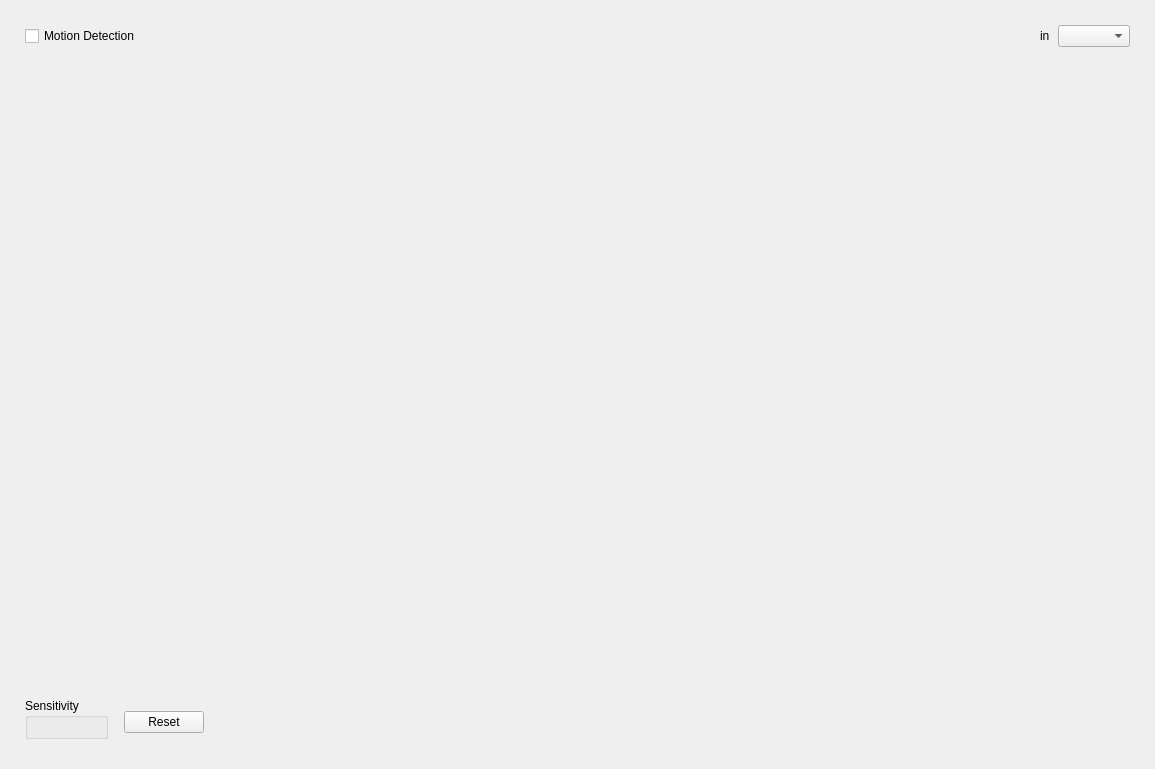
<?xml version="1.0" encoding="UTF-8"?>
<ui version="4.0">
 <class>CameraMotionSettingsWidget</class>
 <widget class="QWidget" name="CameraMotionSettingsWidget">
  <property name="geometry">
   <rect>
    <x>0</x>
    <y>0</y>
    <width>1155</width>
    <height>769</height>
   </rect>
  </property>
  <property name="sizePolicy">
   <sizepolicy hsizetype="Maximum" vsizetype="Maximum">
    <horstretch>0</horstretch>
    <verstretch>0</verstretch>
   </sizepolicy>
  </property>
  <layout class="QVBoxLayout" name="verticalLayout_2">
   <property name="spacing">
    <number>1</number>
   </property>
   <property name="leftMargin">
    <number>0</number>
   </property>
   <property name="topMargin">
    <number>0</number>
   </property>
   <property name="rightMargin">
    <number>0</number>
   </property>
   <property name="bottomMargin">
    <number>0</number>
   </property>
   <item>
    <widget class="QWidget" name="mainWidget" native="true">
     <layout class="QVBoxLayout" name="containerWidget">
      <property name="leftMargin">
       <number>16</number>
      </property>
      <property name="topMargin">
       <number>16</number>
      </property>
      <property name="rightMargin">
       <number>16</number>
      </property>
      <property name="bottomMargin">
       <number>16</number>
      </property>
      <item>
       <widget class="QWidget" name="motionControlsWidget" native="true">
        <layout class="QVBoxLayout" name="verticalLayout">
         <property name="spacing">
          <number>16</number>
         </property>
         <item>
          <layout class="QHBoxLayout" name="horizontalLayout_3">
           <item>
            <widget class="QCheckBox" name="motionDetectionCheckBox">
             <property name="text">
              <string>Motion Detection</string>
             </property>
            </widget>
           </item>
           <item>
            <spacer name="horizontalSpacer_2">
             <property name="orientation">
              <enum>Qt::Horizontal</enum>
             </property>
             <property name="sizeHint" stdset="0">
              <size>
               <width>40</width>
               <height>20</height>
              </size>
             </property>
            </spacer>
           </item>
           <item>
            <widget class="QWidget" name="motionStreamWidget" native="true">
             <layout class="QHBoxLayout" name="horizontalLayout_5">
              <property name="spacing">
               <number>8</number>
              </property>
              <property name="leftMargin">
               <number>0</number>
              </property>
              <property name="topMargin">
               <number>0</number>
              </property>
              <property name="rightMargin">
               <number>0</number>
              </property>
              <property name="bottomMargin">
               <number>0</number>
              </property>
              <item>
               <widget class="QLabel" name="label">
                <property name="text">
                 <string comment="e.g. &quot;in Primary Stream&quot;">in</string>
                </property>
               </widget>
              </item>
              <item>
               <widget class="QComboBox" name="motionStreamComboBox"/>
              </item>
             </layout>
            </widget>
           </item>
          </layout>
         </item>
         <item>
          <widget class="QWidget" name="sensitivitySettingsWidget" native="true">
           <layout class="QVBoxLayout" name="verticalLayout_4" stretch="1,0">
            <property name="spacing">
             <number>16</number>
            </property>
            <property name="leftMargin">
             <number>0</number>
            </property>
            <property name="topMargin">
             <number>0</number>
            </property>
            <property name="rightMargin">
             <number>0</number>
            </property>
            <property name="bottomMargin">
             <number>0</number>
            </property>
            <item>
             <widget class="QWidget" name="motionContainerWidget" native="true">
              <layout class="QVBoxLayout" name="verticalLayout_3">
               <property name="leftMargin">
                <number>0</number>
               </property>
               <property name="topMargin">
                <number>0</number>
               </property>
               <property name="rightMargin">
                <number>0</number>
               </property>
               <property name="bottomMargin">
                <number>0</number>
               </property>
              </layout>
             </widget>
            </item>
            <item>
             <layout class="QHBoxLayout" name="horizontalLayout_2">
              <property name="spacing">
               <number>16</number>
              </property>
              <item>
               <widget class="QGroupBox" name="motionSensitivityGroupBox">
                <property name="title">
                 <string>Sensitivity</string>
                </property>
                <layout class="QHBoxLayout" name="horizontalLayout_4">
                 <property name="spacing">
                  <number>10</number>
                 </property>
                </layout>
               </widget>
              </item>
              <item>
               <layout class="QHBoxLayout" name="horizontalLayout">
                <property name="topMargin">
                 <number>8</number>
                </property>
                <item>
                 <widget class="QPushButton" name="resetMotionRegionsButton">
                  <property name="text">
                   <string>Reset</string>
                  </property>
                 </widget>
                </item>
                <item>
                 <spacer name="horizontalSpacer">
                  <property name="orientation">
                   <enum>Qt::Horizontal</enum>
                  </property>
                  <property name="sizeHint" stdset="0">
                   <size>
                    <width>40</width>
                    <height>20</height>
                   </size>
                  </property>
                 </spacer>
                </item>
               </layout>
              </item>
             </layout>
            </item>
           </layout>
          </widget>
         </item>
        </layout>
       </widget>
      </item>
     </layout>
    </widget>
   </item>
   <item>
    <widget class="nx::vms::client::desktop::MessageBar" name="motionHintBar" native="true"/>
   </item>
   <item>
    <widget class="nx::vms::client::desktop::AlertBar" name="highResolutionAlertBar" native="true"/>
   </item>
   <item>
    <widget class="nx::vms::client::desktop::AlertBar" name="motionImplicitlyDisabledAlertBar" native="true"/>
   </item>
   <item>
    <widget class="nx::vms::client::desktop::AlertBar" name="recordingAlertBar" native="true"/>
   </item>
   <item>
    <widget class="nx::vms::client::desktop::AlertBar" name="regionsAlertBar" native="true"/>
   </item>
  </layout>
 </widget>
 <customwidgets>
  <customwidget>
   <class>nx::vms::client::desktop::MessageBar</class>
   <extends>QWidget</extends>
   <header location="global">nx/vms/client/desktop/common/widgets/control_bars.h</header>
   <container>1</container>
  </customwidget>
  <customwidget>
   <class>nx::vms::client::desktop::AlertBar</class>
   <extends>QWidget</extends>
   <header location="global">nx/vms/client/desktop/common/widgets/control_bars.h</header>
  </customwidget>
 </customwidgets>
 <resources/>
 <connections/>
</ui>
